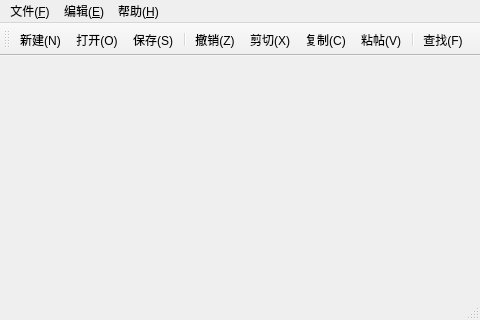
<?xml version="1.0" encoding="UTF-8"?>
<ui version="4.0">
 <class>MainWindow</class>
 <widget class="QMainWindow" name="MainWindow">
  <property name="geometry">
   <rect>
    <x>0</x>
    <y>0</y>
    <width>480</width>
    <height>320</height>
   </rect>
  </property>
  <property name="windowTitle">
   <string>MainWindow</string>
  </property>
  <property name="windowIcon">
   <iconset resource="rc.qrc">
    <normaloff>:/new/prefix1/res/18.png</normaloff>:/new/prefix1/res/18.png</iconset>
  </property>
  <widget class="QWidget" name="centralWidget">
   <layout class="QGridLayout" name="gridLayout"/>
  </widget>
  <widget class="QMenuBar" name="menuBar">
   <property name="geometry">
    <rect>
     <x>0</x>
     <y>0</y>
     <width>480</width>
     <height>22</height>
    </rect>
   </property>
   <widget class="QMenu" name="menu_F">
    <property name="title">
     <string>文件(&amp;F)</string>
    </property>
    <addaction name="action_New"/>
    <addaction name="action_Open"/>
    <addaction name="action_Close"/>
    <addaction name="separator"/>
    <addaction name="action_Save"/>
    <addaction name="action_SaveAs"/>
    <addaction name="separator"/>
    <addaction name="actionNewWindow"/>
    <addaction name="actionCloseWindow"/>
    <addaction name="actionNewTab"/>
    <addaction name="separator"/>
    <addaction name="action_Quit"/>
   </widget>
   <widget class="QMenu" name="menu_E">
    <property name="title">
     <string>编辑(&amp;E)</string>
    </property>
    <addaction name="action_Undo"/>
    <addaction name="action"/>
    <addaction name="separator"/>
    <addaction name="action_Cut"/>
    <addaction name="action_Copy"/>
    <addaction name="action_Past"/>
    <addaction name="separator"/>
    <addaction name="action_Find"/>
   </widget>
   <widget class="QMenu" name="menu_H">
    <property name="title">
     <string>帮助(&amp;H)</string>
    </property>
    <addaction name="action_Help"/>
    <addaction name="action_LDE"/>
   </widget>
   <addaction name="menu_F"/>
   <addaction name="menu_E"/>
   <addaction name="menu_H"/>
  </widget>
  <widget class="QStatusBar" name="statusBar"/>
  <widget class="QToolBar" name="mainToolBar">
   <property name="toolButtonStyle">
    <enum>Qt::ToolButtonTextUnderIcon</enum>
   </property>
   <attribute name="toolBarArea">
    <enum>TopToolBarArea</enum>
   </attribute>
   <attribute name="toolBarBreak">
    <bool>false</bool>
   </attribute>
   <addaction name="action_New"/>
   <addaction name="action_Open"/>
   <addaction name="action_Save"/>
   <addaction name="separator"/>
   <addaction name="action_Undo"/>
   <addaction name="action_Cut"/>
   <addaction name="action_Copy"/>
   <addaction name="action_Past"/>
   <addaction name="separator"/>
   <addaction name="action_Find"/>
  </widget>
  <action name="action_New">
   <property name="icon">
    <iconset theme="document-new" resource="rc.qrc">
     <normaloff>:/new/prefix1/res/10.png</normaloff>:/new/prefix1/res/10.png</iconset>
   </property>
   <property name="text">
    <string>新建(&amp;N)</string>
   </property>
   <property name="shortcut">
    <string>Ctrl+N</string>
   </property>
  </action>
  <action name="action_Open">
   <property name="icon">
    <iconset resource="rc.qrc">
     <normaloff>:/new/prefix1/res/0.png</normaloff>:/new/prefix1/res/0.png</iconset>
   </property>
   <property name="text">
    <string>打开(&amp;O)</string>
   </property>
   <property name="shortcut">
    <string>Ctrl+O</string>
   </property>
  </action>
  <action name="action_Close">
   <property name="icon">
    <iconset resource="rc.qrc">
     <normaloff>:/new/prefix1/res/24.png</normaloff>:/new/prefix1/res/24.png</iconset>
   </property>
   <property name="text">
    <string>关闭(&amp;C)</string>
   </property>
   <property name="shortcut">
    <string>Ctrl+W</string>
   </property>
  </action>
  <action name="action_Save">
   <property name="icon">
    <iconset resource="rc.qrc">
     <normaloff>:/new/prefix1/res/12.png</normaloff>:/new/prefix1/res/12.png</iconset>
   </property>
   <property name="text">
    <string>保存(&amp;S)</string>
   </property>
   <property name="shortcut">
    <string>Ctrl+S</string>
   </property>
  </action>
  <action name="action_SaveAs">
   <property name="icon">
    <iconset resource="rc.qrc">
     <normaloff>:/new/prefix1/res/11.png</normaloff>:/new/prefix1/res/11.png</iconset>
   </property>
   <property name="text">
    <string>另存为(&amp;A)</string>
   </property>
  </action>
  <action name="action_Quit">
   <property name="icon">
    <iconset resource="rc.qrc">
     <normaloff>:/new/prefix1/res/1.png</normaloff>:/new/prefix1/res/1.png</iconset>
   </property>
   <property name="text">
    <string>退出(&amp;X)</string>
   </property>
   <property name="shortcut">
    <string>Ctrl+Q</string>
   </property>
  </action>
  <action name="action_Undo">
   <property name="icon">
    <iconset resource="rc.qrc">
     <normaloff>:/new/prefix1/res/19.png</normaloff>:/new/prefix1/res/19.png</iconset>
   </property>
   <property name="text">
    <string>撤销(&amp;Z)</string>
   </property>
   <property name="shortcut">
    <string>Ctrl+Z</string>
   </property>
  </action>
  <action name="action_Cut">
   <property name="icon">
    <iconset resource="rc.qrc">
     <normaloff>:/new/prefix1/res/13.png</normaloff>:/new/prefix1/res/13.png</iconset>
   </property>
   <property name="text">
    <string>剪切(&amp;X)</string>
   </property>
   <property name="shortcut">
    <string>Ctrl+X</string>
   </property>
  </action>
  <action name="action_Copy">
   <property name="icon">
    <iconset resource="rc.qrc">
     <normaloff>:/new/prefix1/res/16.png</normaloff>:/new/prefix1/res/16.png</iconset>
   </property>
   <property name="text">
    <string>复制(&amp;C)</string>
   </property>
   <property name="shortcut">
    <string>Ctrl+C</string>
   </property>
  </action>
  <action name="action_Past">
   <property name="icon">
    <iconset resource="rc.qrc">
     <normaloff>:/new/prefix1/res/33.png</normaloff>:/new/prefix1/res/33.png</iconset>
   </property>
   <property name="text">
    <string>粘帖(&amp;V)</string>
   </property>
   <property name="shortcut">
    <string>Ctrl+V</string>
   </property>
  </action>
  <action name="action_Find">
   <property name="icon">
    <iconset resource="rc.qrc">
     <normaloff>:/new/prefix1/res/17.png</normaloff>:/new/prefix1/res/17.png</iconset>
   </property>
   <property name="text">
    <string>查找(&amp;F)</string>
   </property>
   <property name="shortcut">
    <string>Ctrl+F</string>
   </property>
  </action>
  <action name="action_Help">
   <property name="icon">
    <iconset resource="rc.qrc">
     <normaloff>:/new/prefix1/res/2.png</normaloff>:/new/prefix1/res/2.png</iconset>
   </property>
   <property name="text">
    <string>关于 Lootepad</string>
   </property>
   <property name="shortcut">
    <string>F1</string>
   </property>
  </action>
  <action name="action">
   <property name="icon">
    <iconset resource="rc.qrc">
     <normaloff>:/new/prefix1/res/5.png</normaloff>:/new/prefix1/res/5.png</iconset>
   </property>
   <property name="text">
    <string>重复(&amp;R)</string>
   </property>
   <property name="shortcut">
    <string>Ctrl+Shift+Z</string>
   </property>
  </action>
  <action name="action_LDE">
   <property name="icon">
    <iconset resource="rc.qrc">
     <normaloff>:/new/prefix1/res/21.png</normaloff>:/new/prefix1/res/21.png</iconset>
   </property>
   <property name="text">
    <string>关于 LDE</string>
   </property>
  </action>
  <action name="actionNewWindow">
   <property name="icon">
    <iconset resource="rc.qrc">
     <normaloff>:/new/prefix1/res/6.png</normaloff>:/new/prefix1/res/6.png</iconset>
   </property>
   <property name="text">
    <string>新窗口</string>
   </property>
  </action>
  <action name="actionCloseWindow">
   <property name="icon">
    <iconset resource="rc.qrc">
     <normaloff>:/new/prefix1/res/36.png</normaloff>:/new/prefix1/res/36.png</iconset>
   </property>
   <property name="text">
    <string>关闭窗口</string>
   </property>
  </action>
  <action name="actionNewTab">
   <property name="icon">
    <iconset resource="rc.qrc">
     <normaloff>:/new/prefix1/res/28.png</normaloff>:/new/prefix1/res/28.png</iconset>
   </property>
   <property name="text">
    <string>新标签页</string>
   </property>
  </action>
 </widget>
 <layoutdefault spacing="6" margin="11"/>
 <resources>
  <include location="rc.qrc"/>
 </resources>
 <connections/>
</ui>
